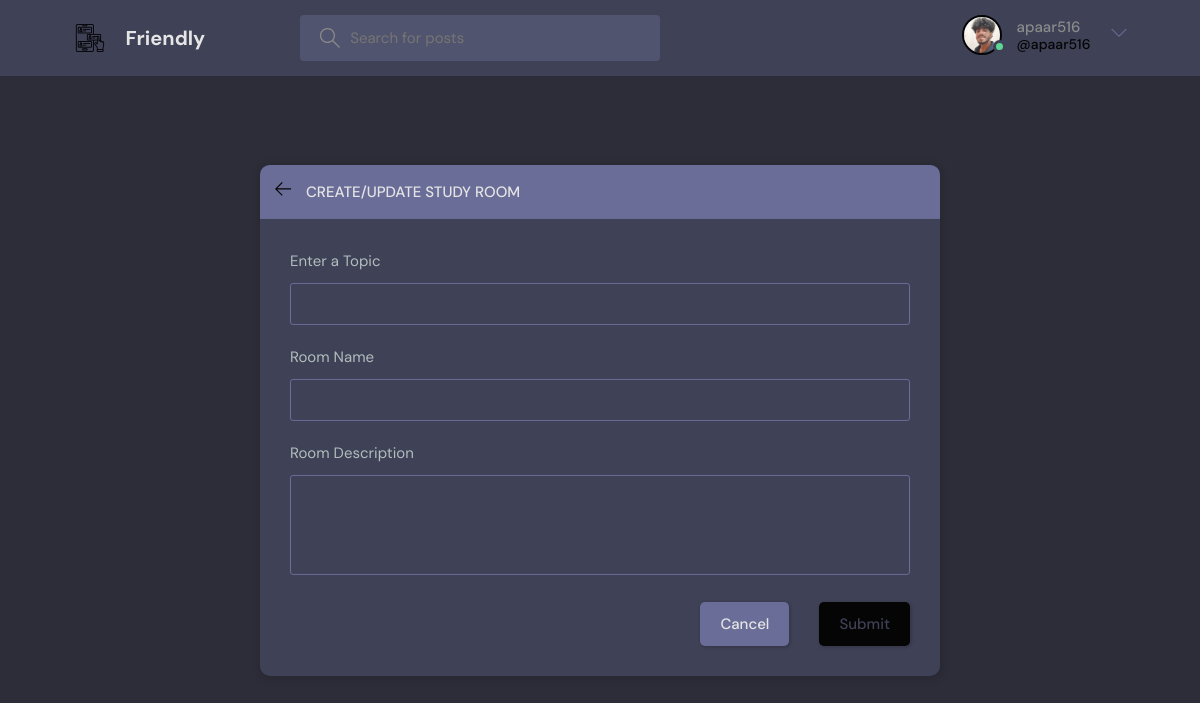
Screenshot of /create-room/ (signed in) with the database file from the repository.
### base/models.py (models this page shows)
class User(AbstractUser):
    name = models.CharField(max_length=200, null=True)
    email = models.EmailField(unique=True, null=True)
    bio = models.TextField(null=True)
    avatar = models.ImageField(null=True, default="avatar.svg")
    USERNAME_FIELD = 'email'
    REQUIRED_FIELDS = []

### base/views.py (the view, shortened to what this page needs)
# urls.py: path('create-room/', views.createRoom, name="create-room"),
@login_required(login_url='login')
@ratelimit(key='user', rate='3/m')
def createRoom(request):
    form = RoomForm()
    topics = Topic.objects.all()
    context = {'form': form, 'topics': topics}
    return render(request, 'base/room_form.html', context)

### base/forms.py
class RoomForm(ModelForm):
    class Meta:
        model = Room
        fields = '__all__'
        exclude = ['host', 'participants']

### base/templates/base/room_form.html (shortened to what this page needs)
{% extends 'main.html' %}
{% block content %}
<main class="create-room layout">
  <div class="container">
    <div class="layout__box">
      <div class="layout__boxHeader">
        <div class="layout__boxTitle">
          <a href="{{request.META.HTTP_REFERER}}">
            <svg version="1.1" xmlns="http://www.w3.org/2000/svg" width="32" height="32" viewBox="0 0 32 32">
              <title>arrow-left</title>
              <path
                d="M13.723 2.286l-13.723 13.714 13.719 13.714 1.616-1.611-10.96-10.96h27.625v-2.286h-27.625l10.965-10.965-1.616-1.607z">
              </path>
            </svg>
          </a>
          <h3>Create/Update Study Room</h3>
        </div>
      </div>
      <div class="layout__body">
        <form class="form" action="" method="POST">
          <div class="form__group">
            <label for="room_topic">Enter a Topic</label>
            <input required type="text" value="{{room.topic.name}}" name="topic" list="topic-list" />
          </div>
          <div class="form__group">
            <label for="room_name">Room Name</label>
            {{form.name}}
          </div>
          <div class="form__group">
            <label for="room_description">Room Description</label>
            {{form.description}}
          </div>
          <div class="form__action">
            <a class="btn btn--dark" href="{{request.META.HTTP_REFERER}}">Cancel</a>
            <button class="btn btn--main" type="submit">Submit</button>
          </div>
        </form>
      </div>
    </div>
  </div>
</main>
{% endblock content %}

### templates/navbar.html (shortened to what this page needs)
{% load static %}
<header class="header header--loggedIn">
    <div class="container">
        <a href="{% url 'home' %}" class="header__logo">
            <img src="{% static 'C:\Users\apaar\Desktop\friendly_project\friendly\static\images\social-media.png' %}" />
            <h1>Friendly</h1>
        </a>
        <form class="header__search" method="GET" action="{% url 'home' %}">
            <label>
                <input name="q" placeholder="Search for posts" />
            </label>
        </form>
        <nav class="header__menu">
            {% if request.user.is_authenticated %}
            <div class="header__user">
                <a href="{% url 'update-user' %}">
                    <div class="avatar avatar--medium active">
                        <img src="{{request.user.avatar.url}}" />
                    </div>
                    <p>{{request.user.username}} <span>@{{request.user.username}}</span></p>
                </a>
                <button class="dropdown-button">
                    <svg version="1.1" xmlns="http://www.w3.org/2000/svg" width="32" height="32" viewBox="0 0 32 32">
                        <title>chevron-down</title>
                        <path d="M16 21l-13-13h-3l16 16 16-16h-3l-13 13z"></path>
                    </svg>
                </button>
            </div>
            {% else %}
            <a href="{% url 'login' %}">
                <img src="{% static 'images/avatar.svg' %}" />
                <p>Login</p>
            </a>
            {% endif %}
        </nav>
    </div>
</header>

### rows the page displays
User: user.avatar (picture), user.username "apaar516"
